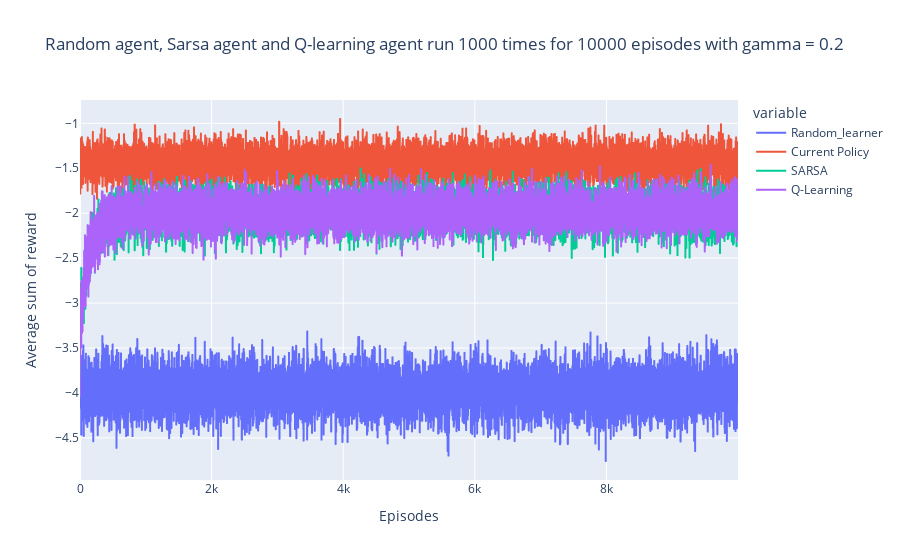

Notebook cell for this chart:
### Code cell
fog = px.line(df_rewards, y = ['Random_learner', 'Current Policy', 'SARSA', 'Q-Learning'], title='Random agent, Sarsa agent and Q-learning agent run {r} times for {e} episodes with gamma = 0.2'.format(r = runs, e = episodes))
fog.update_layout(xaxis_title='Episodes', yaxis_title='Average sum of reward')
fog.show()

### Figure 1 — Plotly figure (JSON) as saved in the notebook; plotly's stock layout.template omitted (floating-point values rounded to 4 significant figures; data arrays with more than 128 entries replaced by an {"elided": "..."} marker saying what was removed)
{"data": [{"hovertemplate": "variable=Random_learner<br>index=%{x}<br>value=%{y}<extra></extra>", "legendgroup": "Random_learner", "line": {"color": "#636efa", "dash": "solid"}, "marker": {"symbol": "circle"}, "mode": "lines", "name": "Random_learner", "showlegend": true, "type": "scattergl", "x": {"elided": "10000 int values"}, "xaxis": "x", "y": {"elided": "10000 float values"}, "yaxis": "y"}, {"hovertemplate": "variable=Current Policy<br>index=%{x}<br>value=%{y}<extra></extra>", "legendgroup": "Current Policy", "line": {"color": "#EF553B", "dash": "solid"}, "marker": {"symbol": "circle"}, "mode": "lines", "name": "Current Policy", "showlegend": true, "type": "scattergl", "x": {"elided": "10000 int values"}, "xaxis": "x", "y": {"elided": "10000 float values"}, "yaxis": "y"}, {"hovertemplate": "variable=SARSA<br>index=%{x}<br>value=%{y}<extra></extra>", "legendgroup": "SARSA", "line": {"color": "#00cc96", "dash": "solid"}, "marker": {"symbol": "circle"}, "mode": "lines", "name": "SARSA", "showlegend": true, "type": "scattergl", "x": {"elided": "10000 int values"}, "xaxis": "x", "y": {"elided": "10000 float values"}, "yaxis": "y"}, {"hovertemplate": "variable=Q-Learning<br>index=%{x}<br>value=%{y}<extra></extra>", "legendgroup": "Q-Learning", "line": {"color": "#ab63fa", "dash": "solid"}, "marker": {"symbol": "circle"}, "mode": "lines", "name": "Q-Learning", "showlegend": true, "type": "scattergl", "x": {"elided": "10000 int values"}, "xaxis": "x", "y": {"elided": "10000 float values"}, "yaxis": "y"}], "layout": {"legend": {"title": {"text": "variable"}, "tracegroupgap": 0}, "title": {"text": "Random agent, Sarsa agent and Q-learning agent run 1000 times for 10000 episodes with gamma = 0.2"}, "xaxis": {"anchor": "y", "domain": [0, 1], "title": {"text": "Episodes"}}, "yaxis": {"anchor": "x", "domain": [0, 1], "title": {"text": "Average sum of reward"}}}}
